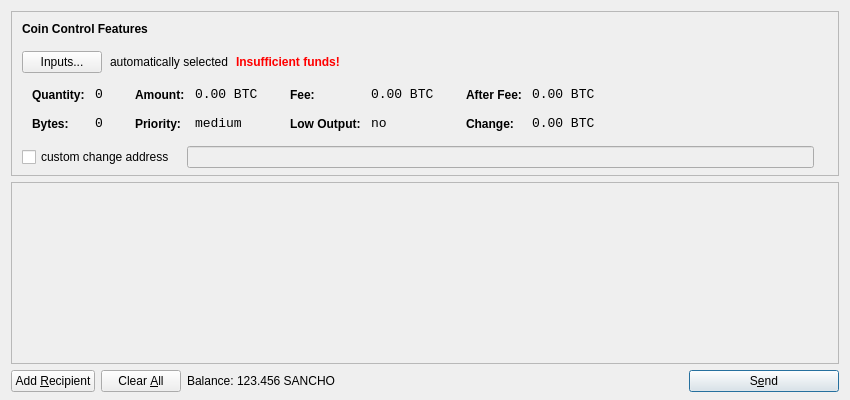
<?xml version="1.0" encoding="UTF-8"?>
<ui version="4.0">
 <class>SendCoinsDialog</class>
 <widget class="QDialog" name="SendCoinsDialog">
  <property name="geometry">
   <rect>
    <x>0</x>
    <y>0</y>
    <width>850</width>
    <height>400</height>
   </rect>
  </property>
  <property name="windowTitle">
   <string>Send Coins</string>
  </property>
  <layout class="QVBoxLayout" name="verticalLayout" stretch="0,1,0">
   <property name="bottomMargin">
    <number>8</number>
   </property>
   <item>
    <widget class="QFrame" name="frameCoinControl">
     <property name="sizePolicy">
      <sizepolicy hsizetype="Expanding" vsizetype="Expanding">
       <horstretch>0</horstretch>
       <verstretch>0</verstretch>
      </sizepolicy>
     </property>
     <property name="maximumSize">
      <size>
       <width>16777215</width>
       <height>16777215</height>
      </size>
     </property>
     <property name="frameShape">
      <enum>QFrame::StyledPanel</enum>
     </property>
     <property name="frameShadow">
      <enum>QFrame::Sunken</enum>
     </property>
     <layout class="QVBoxLayout" name="verticalLayoutCoinControl2">
      <property name="spacing">
       <number>-1</number>
      </property>
      <property name="leftMargin">
       <number>0</number>
      </property>
      <property name="topMargin">
       <number>0</number>
      </property>
      <property name="rightMargin">
       <number>0</number>
      </property>
      <property name="bottomMargin">
       <number>6</number>
      </property>
      <item>
       <layout class="QVBoxLayout" name="verticalLayoutCoinControl" stretch="0,0,0,0,1">
        <property name="spacing">
         <number>0</number>
        </property>
        <property name="leftMargin">
         <number>10</number>
        </property>
        <property name="topMargin">
         <number>10</number>
        </property>
        <item>
         <layout class="QHBoxLayout" name="horizontalLayoutCoinControl1">
          <property name="bottomMargin">
           <number>15</number>
          </property>
          <item>
           <widget class="QLabel" name="labelCoinControlFeatures">
            <property name="sizePolicy">
             <sizepolicy hsizetype="Preferred" vsizetype="Maximum">
              <horstretch>0</horstretch>
              <verstretch>0</verstretch>
             </sizepolicy>
            </property>
            <property name="font">
             <font>
              <weight>75</weight>
              <bold>true</bold>
             </font>
            </property>
            <property name="styleSheet">
             <string notr="true">font-weight:bold;</string>
            </property>
            <property name="text">
             <string>Coin Control Features</string>
            </property>
           </widget>
          </item>
         </layout>
        </item>
        <item>
         <layout class="QHBoxLayout" name="horizontalLayoutCoinControl2" stretch="0,0,0,0">
          <property name="spacing">
           <number>8</number>
          </property>
          <property name="bottomMargin">
           <number>10</number>
          </property>
          <item>
           <widget class="QPushButton" name="pushButtonCoinControl">
            <property name="styleSheet">
             <string notr="true"/>
            </property>
            <property name="text">
             <string>Inputs...</string>
            </property>
           </widget>
          </item>
          <item>
           <widget class="QLabel" name="labelCoinControlAutomaticallySelected">
            <property name="text">
             <string>automatically selected</string>
            </property>
            <property name="margin">
             <number>5</number>
            </property>
           </widget>
          </item>
          <item>
           <widget class="QLabel" name="labelCoinControlInsuffFunds">
            <property name="font">
             <font>
              <weight>75</weight>
              <bold>true</bold>
             </font>
            </property>
            <property name="styleSheet">
             <string notr="true">color:red;font-weight:bold;</string>
            </property>
            <property name="text">
             <string>Insufficient funds!</string>
            </property>
            <property name="margin">
             <number>5</number>
            </property>
           </widget>
          </item>
          <item>
           <spacer name="horizontalSpacerCoinControl">
            <property name="orientation">
             <enum>Qt::Horizontal</enum>
            </property>
            <property name="sizeHint" stdset="0">
             <size>
              <width>40</width>
              <height>1</height>
             </size>
            </property>
           </spacer>
          </item>
         </layout>
        </item>
        <item>
         <widget class="QWidget" name="widgetCoinControl" native="true">
          <property name="sizePolicy">
           <sizepolicy hsizetype="Preferred" vsizetype="Preferred">
            <horstretch>0</horstretch>
            <verstretch>0</verstretch>
           </sizepolicy>
          </property>
          <property name="minimumSize">
           <size>
            <width>0</width>
            <height>0</height>
           </size>
          </property>
          <property name="styleSheet">
           <string notr="true"/>
          </property>
          <layout class="QHBoxLayout" name="horizontalLayoutCoinControl5">
           <property name="margin">
            <number>0</number>
           </property>
           <item>
            <layout class="QHBoxLayout" name="horizontalLayoutCoinControl3" stretch="0,0,0,1">
             <property name="spacing">
              <number>20</number>
             </property>
             <property name="topMargin">
              <number>0</number>
             </property>
             <property name="bottomMargin">
              <number>10</number>
             </property>
             <item>
              <layout class="QFormLayout" name="formLayoutCoinControl1">
               <property name="horizontalSpacing">
                <number>10</number>
               </property>
               <property name="verticalSpacing">
                <number>14</number>
               </property>
               <property name="leftMargin">
                <number>10</number>
               </property>
               <property name="topMargin">
                <number>4</number>
               </property>
               <property name="rightMargin">
                <number>6</number>
               </property>
               <item row="0" column="0">
                <widget class="QLabel" name="labelCoinControlQuantityText">
                 <property name="styleSheet">
                  <string notr="true">font-weight:bold;</string>
                 </property>
                 <property name="text">
                  <string>Quantity:</string>
                 </property>
                 <property name="margin">
                  <number>0</number>
                 </property>
                </widget>
               </item>
               <item row="0" column="1">
                <widget class="QLabel" name="labelCoinControlQuantity">
                 <property name="font">
                  <font>
                   <family>Monospace</family>
                   <pointsize>10</pointsize>
                  </font>
                 </property>
                 <property name="cursor">
                  <cursorShape>IBeamCursor</cursorShape>
                 </property>
                 <property name="contextMenuPolicy">
                  <enum>Qt::ActionsContextMenu</enum>
                 </property>
                 <property name="text">
                  <string notr="true">0</string>
                 </property>
                 <property name="margin">
                  <number>0</number>
                 </property>
                 <property name="textInteractionFlags">
                  <set>Qt::LinksAccessibleByMouse|Qt::TextSelectableByKeyboard|Qt::TextSelectableByMouse</set>
                 </property>
                </widget>
               </item>
               <item row="1" column="0">
                <widget class="QLabel" name="labelCoinControlBytesText">
                 <property name="styleSheet">
                  <string notr="true">font-weight:bold;</string>
                 </property>
                 <property name="text">
                  <string>Bytes:</string>
                 </property>
                </widget>
               </item>
               <item row="1" column="1">
                <widget class="QLabel" name="labelCoinControlBytes">
                 <property name="font">
                  <font>
                   <family>Monospace</family>
                   <pointsize>10</pointsize>
                  </font>
                 </property>
                 <property name="cursor">
                  <cursorShape>IBeamCursor</cursorShape>
                 </property>
                 <property name="contextMenuPolicy">
                  <enum>Qt::ActionsContextMenu</enum>
                 </property>
                 <property name="text">
                  <string notr="true">0</string>
                 </property>
                 <property name="textInteractionFlags">
                  <set>Qt::LinksAccessibleByMouse|Qt::TextSelectableByKeyboard|Qt::TextSelectableByMouse</set>
                 </property>
                </widget>
               </item>
              </layout>
             </item>
             <item>
              <layout class="QFormLayout" name="formLayoutCoinControl2">
               <property name="horizontalSpacing">
                <number>10</number>
               </property>
               <property name="verticalSpacing">
                <number>14</number>
               </property>
               <property name="leftMargin">
                <number>6</number>
               </property>
               <property name="topMargin">
                <number>4</number>
               </property>
               <property name="rightMargin">
                <number>6</number>
               </property>
               <item row="0" column="0">
                <widget class="QLabel" name="labelCoinControlAmountText">
                 <property name="styleSheet">
                  <string notr="true">font-weight:bold;</string>
                 </property>
                 <property name="text">
                  <string>Amount:</string>
                 </property>
                 <property name="margin">
                  <number>0</number>
                 </property>
                </widget>
               </item>
               <item row="0" column="1">
                <widget class="QLabel" name="labelCoinControlAmount">
                 <property name="font">
                  <font>
                   <family>Monospace</family>
                   <pointsize>10</pointsize>
                  </font>
                 </property>
                 <property name="cursor">
                  <cursorShape>IBeamCursor</cursorShape>
                 </property>
                 <property name="contextMenuPolicy">
                  <enum>Qt::ActionsContextMenu</enum>
                 </property>
                 <property name="text">
                  <string notr="true">0.00 BTC</string>
                 </property>
                 <property name="textInteractionFlags">
                  <set>Qt::LinksAccessibleByMouse|Qt::TextSelectableByKeyboard|Qt::TextSelectableByMouse</set>
                 </property>
                </widget>
               </item>
               <item row="1" column="0">
                <widget class="QLabel" name="labelCoinControlPriorityText">
                 <property name="styleSheet">
                  <string notr="true">font-weight:bold;</string>
                 </property>
                 <property name="text">
                  <string>Priority:</string>
                 </property>
                </widget>
               </item>
               <item row="1" column="1">
                <widget class="QLabel" name="labelCoinControlPriority">
                 <property name="font">
                  <font>
                   <family>Monospace</family>
                   <pointsize>10</pointsize>
                  </font>
                 </property>
                 <property name="cursor">
                  <cursorShape>IBeamCursor</cursorShape>
                 </property>
                 <property name="contextMenuPolicy">
                  <enum>Qt::ActionsContextMenu</enum>
                 </property>
                 <property name="text">
                  <string>medium</string>
                 </property>
                 <property name="textInteractionFlags">
                  <set>Qt::LinksAccessibleByMouse|Qt::TextSelectableByKeyboard|Qt::TextSelectableByMouse</set>
                 </property>
                </widget>
               </item>
              </layout>
             </item>
             <item>
              <layout class="QFormLayout" name="formLayoutCoinControl3">
               <property name="horizontalSpacing">
                <number>10</number>
               </property>
               <property name="verticalSpacing">
                <number>14</number>
               </property>
               <property name="leftMargin">
                <number>6</number>
               </property>
               <property name="topMargin">
                <number>4</number>
               </property>
               <property name="rightMargin">
                <number>6</number>
               </property>
               <item row="0" column="0">
                <widget class="QLabel" name="labelCoinControlFeeText">
                 <property name="styleSheet">
                  <string notr="true">font-weight:bold;</string>
                 </property>
                 <property name="text">
                  <string>Fee:</string>
                 </property>
                 <property name="margin">
                  <number>0</number>
                 </property>
                </widget>
               </item>
               <item row="0" column="1">
                <widget class="QLabel" name="labelCoinControlFee">
                 <property name="font">
                  <font>
                   <family>Monospace</family>
                   <pointsize>10</pointsize>
                  </font>
                 </property>
                 <property name="cursor">
                  <cursorShape>IBeamCursor</cursorShape>
                 </property>
                 <property name="contextMenuPolicy">
                  <enum>Qt::ActionsContextMenu</enum>
                 </property>
                 <property name="text">
                  <string notr="true">0.00 BTC</string>
                 </property>
                 <property name="textInteractionFlags">
                  <set>Qt::LinksAccessibleByMouse|Qt::TextSelectableByKeyboard|Qt::TextSelectableByMouse</set>
                 </property>
                </widget>
               </item>
               <item row="1" column="0">
                <widget class="QLabel" name="labelCoinControlLowOutputText">
                 <property name="styleSheet">
                  <string notr="true">font-weight:bold;</string>
                 </property>
                 <property name="text">
                  <string>Low Output:</string>
                 </property>
                </widget>
               </item>
               <item row="1" column="1">
                <widget class="QLabel" name="labelCoinControlLowOutput">
                 <property name="font">
                  <font>
                   <family>Monospace</family>
                   <pointsize>10</pointsize>
                  </font>
                 </property>
                 <property name="cursor">
                  <cursorShape>IBeamCursor</cursorShape>
                 </property>
                 <property name="contextMenuPolicy">
                  <enum>Qt::ActionsContextMenu</enum>
                 </property>
                 <property name="text">
                  <string>no</string>
                 </property>
                 <property name="textInteractionFlags">
                  <set>Qt::LinksAccessibleByMouse|Qt::TextSelectableByKeyboard|Qt::TextSelectableByMouse</set>
                 </property>
                </widget>
               </item>
              </layout>
             </item>
             <item>
              <layout class="QFormLayout" name="formLayoutCoinControl4">
               <property name="horizontalSpacing">
                <number>10</number>
               </property>
               <property name="verticalSpacing">
                <number>14</number>
               </property>
               <property name="leftMargin">
                <number>6</number>
               </property>
               <property name="topMargin">
                <number>4</number>
               </property>
               <property name="rightMargin">
                <number>6</number>
               </property>
               <item row="0" column="0">
                <widget class="QLabel" name="labelCoinControlAfterFeeText">
                 <property name="styleSheet">
                  <string notr="true">font-weight:bold;</string>
                 </property>
                 <property name="text">
                  <string>After Fee:</string>
                 </property>
                 <property name="margin">
                  <number>0</number>
                 </property>
                </widget>
               </item>
               <item row="0" column="1">
                <widget class="QLabel" name="labelCoinControlAfterFee">
                 <property name="font">
                  <font>
                   <family>Monospace</family>
                   <pointsize>10</pointsize>
                  </font>
                 </property>
                 <property name="cursor">
                  <cursorShape>IBeamCursor</cursorShape>
                 </property>
                 <property name="contextMenuPolicy">
                  <enum>Qt::ActionsContextMenu</enum>
                 </property>
                 <property name="text">
                  <string notr="true">0.00 BTC</string>
                 </property>
                 <property name="textInteractionFlags">
                  <set>Qt::LinksAccessibleByMouse|Qt::TextSelectableByKeyboard|Qt::TextSelectableByMouse</set>
                 </property>
                </widget>
               </item>
               <item row="1" column="0">
                <widget class="QLabel" name="labelCoinControlChangeText">
                 <property name="styleSheet">
                  <string notr="true">font-weight:bold;</string>
                 </property>
                 <property name="text">
                  <string>Change:</string>
                 </property>
                </widget>
               </item>
               <item row="1" column="1">
                <widget class="QLabel" name="labelCoinControlChange">
                 <property name="font">
                  <font>
                   <family>Monospace</family>
                   <pointsize>10</pointsize>
                  </font>
                 </property>
                 <property name="cursor">
                  <cursorShape>IBeamCursor</cursorShape>
                 </property>
                 <property name="contextMenuPolicy">
                  <enum>Qt::ActionsContextMenu</enum>
                 </property>
                 <property name="text">
                  <string notr="true">0.00 BTC</string>
                 </property>
                 <property name="textInteractionFlags">
                  <set>Qt::LinksAccessibleByMouse|Qt::TextSelectableByKeyboard|Qt::TextSelectableByMouse</set>
                 </property>
                </widget>
               </item>
              </layout>
             </item>
            </layout>
           </item>
          </layout>
         </widget>
        </item>
        <item>
         <layout class="QHBoxLayout" name="horizontalLayoutCoinControl4" stretch="0,0,0">
          <property name="spacing">
           <number>12</number>
          </property>
          <property name="sizeConstraint">
           <enum>QLayout::SetDefaultConstraint</enum>
          </property>
          <property name="topMargin">
           <number>5</number>
          </property>
          <property name="rightMargin">
           <number>5</number>
          </property>
          <item>
           <widget class="QCheckBox" name="checkBoxCoinControlChange">
            <property name="text">
             <string>custom change address</string>
            </property>
           </widget>
          </item>
          <item>
           <widget class="QLineEdit" name="lineEditCoinControlChange">
            <property name="enabled">
             <bool>false</bool>
            </property>
            <property name="sizePolicy">
             <sizepolicy hsizetype="Expanding" vsizetype="Fixed">
              <horstretch>0</horstretch>
              <verstretch>0</verstretch>
             </sizepolicy>
            </property>
           </widget>
          </item>
          <item>
           <widget class="QLabel" name="labelCoinControlChangeLabel">
            <property name="sizePolicy">
             <sizepolicy hsizetype="Preferred" vsizetype="Expanding">
              <horstretch>0</horstretch>
              <verstretch>0</verstretch>
             </sizepolicy>
            </property>
            <property name="minimumSize">
             <size>
              <width>0</width>
              <height>0</height>
             </size>
            </property>
            <property name="text">
             <string/>
            </property>
            <property name="margin">
             <number>3</number>
            </property>
           </widget>
          </item>
         </layout>
        </item>
        <item>
         <spacer name="verticalSpacerCoinControl">
          <property name="orientation">
           <enum>Qt::Vertical</enum>
          </property>
          <property name="sizeHint" stdset="0">
           <size>
            <width>800</width>
            <height>1</height>
           </size>
          </property>
         </spacer>
        </item>
       </layout>
      </item>
     </layout>
    </widget>
   </item>
   <item>
    <widget class="QScrollArea" name="scrollArea">
     <property name="widgetResizable">
      <bool>true</bool>
     </property>
     <widget class="QWidget" name="scrollAreaWidgetContents">
      <property name="geometry">
       <rect>
        <x>0</x>
        <y>0</y>
        <width>830</width>
        <height>165</height>
       </rect>
      </property>
      <layout class="QVBoxLayout" name="verticalLayout_2">
       <property name="margin">
        <number>0</number>
       </property>
       <item>
        <layout class="QVBoxLayout" name="entries">
         <property name="spacing">
          <number>6</number>
         </property>
        </layout>
       </item>
       <item>
        <spacer name="verticalSpacer">
         <property name="orientation">
          <enum>Qt::Vertical</enum>
         </property>
         <property name="sizeHint" stdset="0">
          <size>
           <width>20</width>
           <height>40</height>
          </size>
         </property>
        </spacer>
       </item>
      </layout>
     </widget>
    </widget>
   </item>
   <item>
    <layout class="QHBoxLayout" name="horizontalLayout">
     <item>
      <widget class="QPushButton" name="addButton">
       <property name="toolTip">
        <string>Send to multiple recipients at once</string>
       </property>
       <property name="text">
        <string>Add &amp;Recipient</string>
       </property>
       <property name="icon">
        <iconset resource="../bitcoin.qrc">
         <normaloff>:/icons/add</normaloff>:/icons/add</iconset>
       </property>
       <property name="autoDefault">
        <bool>false</bool>
       </property>
      </widget>
     </item>
     <item>
      <widget class="QPushButton" name="clearButton">
       <property name="sizePolicy">
        <sizepolicy hsizetype="Minimum" vsizetype="Fixed">
         <horstretch>0</horstretch>
         <verstretch>0</verstretch>
        </sizepolicy>
       </property>
       <property name="toolTip">
        <string>Remove all transaction fields</string>
       </property>
       <property name="text">
        <string>Clear &amp;All</string>
       </property>
       <property name="icon">
        <iconset resource="../bitcoin.qrc">
         <normaloff>:/icons/remove</normaloff>:/icons/remove</iconset>
       </property>
       <property name="autoRepeatDelay">
        <number>300</number>
       </property>
       <property name="autoDefault">
        <bool>false</bool>
       </property>
      </widget>
     </item>
     <item>
      <layout class="QHBoxLayout" name="horizontalLayout_2">
       <property name="spacing">
        <number>3</number>
       </property>
       <item>
        <widget class="QLabel" name="label">
         <property name="text">
          <string>Balance:</string>
         </property>
        </widget>
       </item>
       <item>
        <widget class="QLabel" name="labelBalance">
         <property name="cursor">
          <cursorShape>IBeamCursor</cursorShape>
         </property>
         <property name="text">
          <string>123.456 SANCHO</string>
         </property>
         <property name="textInteractionFlags">
          <set>Qt::LinksAccessibleByMouse|Qt::TextSelectableByKeyboard|Qt::TextSelectableByMouse</set>
         </property>
        </widget>
       </item>
      </layout>
     </item>
     <item>
      <spacer name="horizontalSpacer">
       <property name="orientation">
        <enum>Qt::Horizontal</enum>
       </property>
       <property name="sizeHint" stdset="0">
        <size>
         <width>40</width>
         <height>20</height>
        </size>
       </property>
      </spacer>
     </item>
     <item>
      <widget class="QPushButton" name="sendButton">
       <property name="minimumSize">
        <size>
         <width>150</width>
         <height>0</height>
        </size>
       </property>
       <property name="toolTip">
        <string>Confirm the send action</string>
       </property>
       <property name="text">
        <string>S&amp;end</string>
       </property>
       <property name="icon">
        <iconset resource="../bitcoin.qrc">
         <normaloff>:/icons/send</normaloff>:/icons/send</iconset>
       </property>
       <property name="default">
        <bool>true</bool>
       </property>
      </widget>
     </item>
    </layout>
   </item>
  </layout>
 </widget>
 <resources>
  <include location="../bitcoin.qrc"/>
 </resources>
 <connections/>
</ui>
